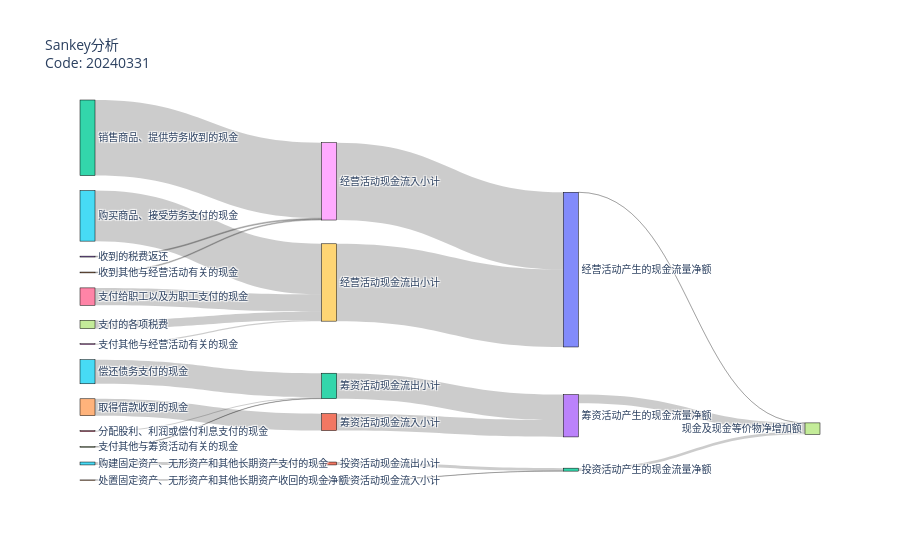

Notebook code cell kept with this figure:
### Code cell
import plotly.graph_objects as go
# override gray link colors with 'source' colors
# change 'magenta' to its 'rgba' value to add opacity


fig = go.Figure(data=[go.Sankey(

    node = dict(
      pad = 15,
      thickness = 15,
      line = dict(color = "black", width = 0.5),
      label =  node['cnName'].tolist(),
      # color =  data['data'][0]['node']['color']
    ),
    # Add links
    link = dict(
      source =  link['S'].tolist(),
      target =  link['T'].tolist(),
      value =  abs(link['V']).tolist(),
      # label =  data['data'][0]['link']['label'],
      # color =  data['data'][0]['link']['color']
))])

fig.update_layout(title_text="Sankey分析<br>"+"Code: "+str(day),
                  font_size=10)
fig.show()

### Figure 1 — Plotly figure (JSON) as saved in the notebook; plotly's stock layout.template omitted (floating-point values rounded to 4 significant figures)
{"data": [{"link": {"source": [4, 5, 0, 1, 22, 23, 24, 25, 26, 27, 28, 18, 19, 14, 15, 16, 17, 11, 12, 2, 13, 20], "target": [0, 1, 2, 2, 18, 18, 18, 19, 19, 19, 19, 20, 20, 11, 12, 12, 12, 13, 13, 7, 7, 7], "value": [3069000.0, 133563696, 3069000.0, 133563696, 3479503616, 42155692, 39133836, 2327354880, 800586752, 385347008, 48618332, 3560793088, 3561906944, 776919488, 1107875584, 49322768, 14300500, 776919488, 1171498880, 130494528, 394579328, 1114000.0]}, "node": {"label": ["投资活动现金流入小计", "投资活动现金流出小计", "投资活动产生的现金流量净额", "近一年投资活动现金流净额(万元)", "处置固定资产、无形资产和其他长期资产收回的现金净额", "购建固定资产、无形资产和其他长期资产支付的现金", "汇率变动对现金的影响", "现金及现金等价物净增加额", "加：期初现金及现金等价物余额", "期末现金及现金等价物余额", "近一年现金净流量（万元）", "筹资活动现金流入小计", "筹资活动现金流出小计", "筹资活动产生的现金流量净额", "取得借款收到的现金", "偿还债务支付的现金", "分配股利、利润或偿付利息支付的现金", "支付其他与筹资活动有关的现金", "经营活动现金流入小计", "经营活动现金流出小计", "经营活动产生的现金流量净额", "近一年经营活动现金流净额", "销售商品、提供劳务收到的现金", "收到的税费返还", "收到其他与经营活动有关的现金", "购买商品、接受劳务支付的现金", "支付给职工以及为职工支付的现金", "支付的各项税费", "支付其他与经营活动有关的现金"], "line": {"color": "black", "width": 0.5}, "pad": 15, "thickness": 15}, "type": "sankey"}], "layout": {"font": {"size": 10}, "title": {"text": "Sankey分析<br>Code: 20240331"}}}
